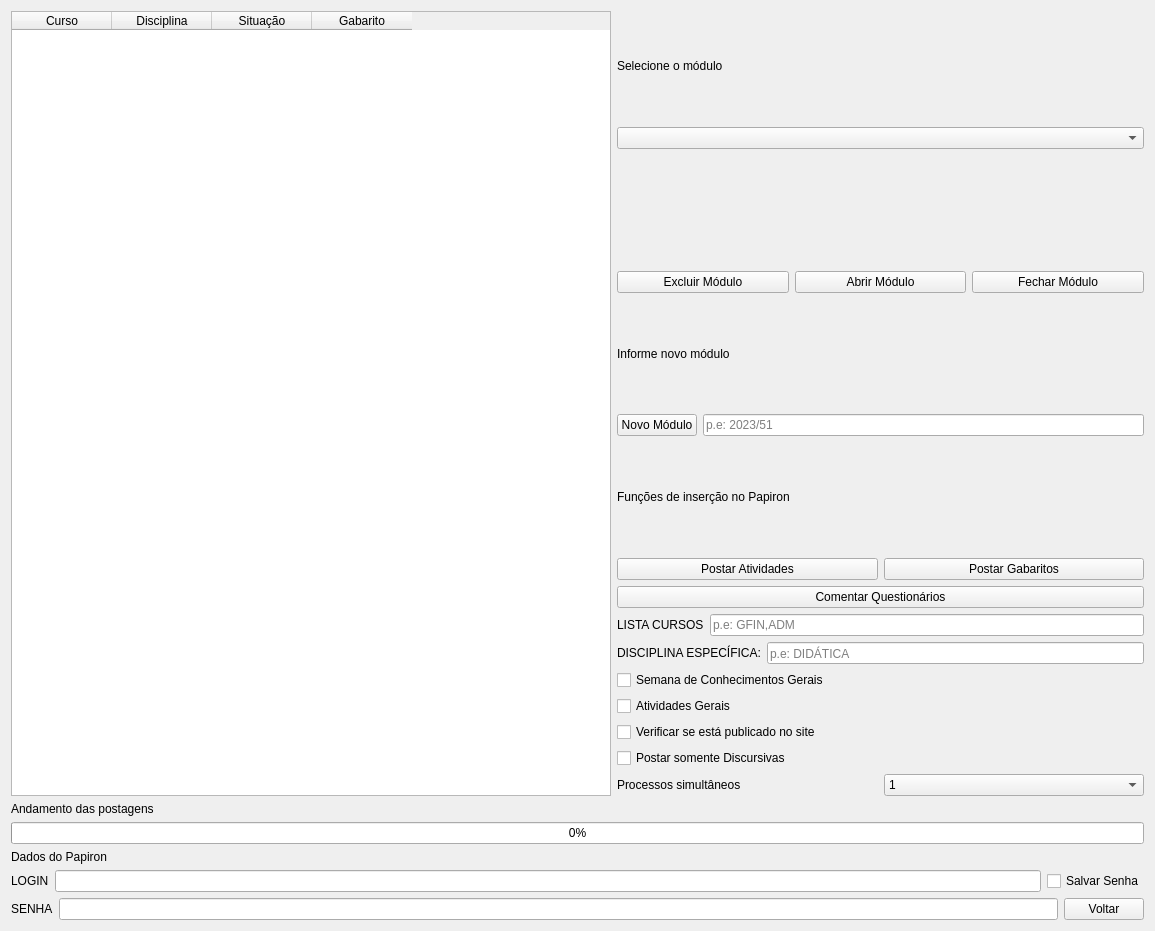
<?xml version="1.0" encoding="UTF-8"?>
<ui version="4.0">
 <class>Atividades</class>
 <widget class="QWidget" name="Atividades">
  <property name="geometry">
   <rect>
    <x>0</x>
    <y>0</y>
    <width>1155</width>
    <height>931</height>
   </rect>
  </property>
  <property name="windowTitle">
   <string>App Papiron</string>
  </property>
  <layout class="QVBoxLayout" name="work_space">
   <item>
    <layout class="QHBoxLayout" name="area_dados">
     <item>
      <layout class="QVBoxLayout" name="verticalLayout_5"/>
     </item>
     <item>
      <layout class="QHBoxLayout" name="horizontalLayout_10">
       <item>
        <layout class="QVBoxLayout" name="verticalLayout_6">
         <item>
          <widget class="QTableWidget" name="tableWidget">
           <property name="sizePolicy">
            <sizepolicy hsizetype="Expanding" vsizetype="Expanding">
             <horstretch>0</horstretch>
             <verstretch>0</verstretch>
            </sizepolicy>
           </property>
           <property name="minimumSize">
            <size>
             <width>600</width>
             <height>300</height>
            </size>
           </property>
           <column>
            <property name="text">
             <string>Curso</string>
            </property>
           </column>
           <column>
            <property name="text">
             <string>Disciplina</string>
            </property>
           </column>
           <column>
            <property name="text">
             <string>Situação</string>
            </property>
           </column>
           <column>
            <property name="text">
             <string>Gabarito</string>
            </property>
           </column>
          </widget>
         </item>
        </layout>
       </item>
      </layout>
     </item>
     <item>
      <layout class="QVBoxLayout" name="verticalLayout_2">
       <item>
        <widget class="QLabel" name="label_5">
         <property name="text">
          <string>Selecione o módulo</string>
         </property>
        </widget>
       </item>
       <item>
        <widget class="QComboBox" name="menu_modulos"/>
       </item>
       <item>
        <widget class="QLabel" name="l_situacao_modulo">
         <property name="text">
          <string/>
         </property>
        </widget>
       </item>
       <item>
        <layout class="QHBoxLayout" name="horizontalLayout_8">
         <item>
          <widget class="QPushButton" name="btn_modulo_excluir">
           <property name="text">
            <string>Excluir Módulo</string>
           </property>
          </widget>
         </item>
         <item>
          <widget class="QPushButton" name="btn_modulo_abrir">
           <property name="text">
            <string>Abrir Módulo</string>
           </property>
          </widget>
         </item>
         <item>
          <widget class="QPushButton" name="btn_modulo_fechar">
           <property name="text">
            <string>Fechar Módulo</string>
           </property>
          </widget>
         </item>
        </layout>
       </item>
       <item>
        <widget class="QLabel" name="label_6">
         <property name="text">
          <string>Informe novo módulo</string>
         </property>
        </widget>
       </item>
       <item>
        <layout class="QHBoxLayout" name="horizontalLayout_9">
         <item>
          <widget class="QPushButton" name="btn_modulo_novo">
           <property name="text">
            <string>Novo Módulo</string>
           </property>
          </widget>
         </item>
         <item>
          <widget class="QLineEdit" name="input_modulo_novo">
           <property name="placeholderText">
            <string>p.e: 2023/51</string>
           </property>
          </widget>
         </item>
        </layout>
       </item>
       <item>
        <widget class="QLabel" name="label_9">
         <property name="text">
          <string>Funções de inserção no Papiron</string>
         </property>
        </widget>
       </item>
       <item>
        <layout class="QHBoxLayout" name="horizontalLayout">
         <item>
          <widget class="QPushButton" name="btn_postar_atividades">
           <property name="text">
            <string>Postar Atividades</string>
           </property>
          </widget>
         </item>
         <item>
          <widget class="QPushButton" name="btn_gabaritos">
           <property name="text">
            <string>Postar Gabaritos</string>
           </property>
          </widget>
         </item>
        </layout>
       </item>
       <item>
        <widget class="QPushButton" name="btn_comentar_questionarios">
         <property name="text">
          <string>Comentar Questionários</string>
         </property>
        </widget>
       </item>
       <item>
        <layout class="QHBoxLayout" name="horizontalLayout_12">
         <item>
          <widget class="QLabel" name="label_11">
           <property name="text">
            <string>LISTA CURSOS</string>
           </property>
          </widget>
         </item>
         <item>
          <widget class="QLineEdit" name="input_lista_cursos">
           <property name="placeholderText">
            <string>p.e: GFIN,ADM</string>
           </property>
          </widget>
         </item>
        </layout>
       </item>
       <item>
        <layout class="QHBoxLayout" name="horizontalLayout_13">
         <item>
          <widget class="QLabel" name="label_10">
           <property name="text">
            <string>DISCIPLINA ESPECÍFICA:</string>
           </property>
          </widget>
         </item>
         <item>
          <widget class="QLineEdit" name="input_disciplina">
           <property name="placeholderText">
            <string>p.e: DIDÁTICA</string>
           </property>
          </widget>
         </item>
        </layout>
       </item>
       <item>
        <widget class="QCheckBox" name="cb_scg">
         <property name="text">
          <string>Semana de Conhecimentos Gerais</string>
         </property>
        </widget>
       </item>
       <item>
        <widget class="QCheckBox" name="cb_geral">
         <property name="text">
          <string>Atividades Gerais</string>
         </property>
        </widget>
       </item>
       <item>
        <widget class="QCheckBox" name="cb_verificar_idurl_site">
         <property name="text">
          <string>Verificar se está publicado no site</string>
         </property>
        </widget>
       </item>
       <item>
        <widget class="QCheckBox" name="cb_discursivas">
         <property name="text">
          <string>Postar somente Discursivas</string>
         </property>
        </widget>
       </item>
       <item>
        <layout class="QHBoxLayout" name="horizontalLayout_11">
         <item>
          <widget class="QLabel" name="l_processos">
           <property name="text">
            <string>Processos simultâneos</string>
           </property>
          </widget>
         </item>
         <item>
          <widget class="QComboBox" name="menu_processos">
           <item><property name="text"><string>1</string></property></item>
           <item><property name="text"><string>2</string></property></item>
           <item><property name="text"><string>3</string></property></item>
           <item><property name="text"><string>4</string></property></item>
           <item><property name="text"><string>5</string></property></item>
           <item><property name="text"><string>6</string></property></item>
           <item><property name="text"><string>7</string></property></item>
           <item><property name="text"><string>8</string></property></item>
           <item><property name="text"><string>9</string></property></item>
           <item><property name="text"><string>10</string></property></item>
          </widget>
         </item>
        </layout>
       </item>
      </layout>
     </item>
    </layout>
   </item>
   <item>
    <layout class="QHBoxLayout" name="horizontalLayout_4">
     <item>
      <layout class="QVBoxLayout" name="verticalLayout">
       <item>
        <widget class="QLabel" name="label_8">
         <property name="text">
          <string>Andamento das postagens</string>
         </property>
        </widget>
       </item>
       <item>
        <widget class="QProgressBar" name="barra_progresso_postar">
         <property name="value">
          <number>0</number>
         </property>
         <property name="textVisible">
          <bool>true</bool>
         </property>
        </widget>
       </item>
      </layout>
     </item>
    </layout>
   </item>
   <item>
    <layout class="QVBoxLayout" name="verticalLayout_4">
     <item>
      <widget class="QLabel" name="label_3">
       <property name="text">
        <string>Dados do Papiron</string>
       </property>
      </widget>
     </item>
     <item>
      <layout class="QVBoxLayout" name="verticalLayout_3">
       <item>
        <layout class="QHBoxLayout" name="horizontalLayout_3">
         <item>
          <widget class="QLabel" name="label">
           <property name="text">
            <string>LOGIN</string>
           </property>
          </widget>
         </item>
         <item>
          <widget class="QLineEdit" name="input_login"/>
         </item>
         <item>
          <widget class="QCheckBox" name="cb_salvar">
           <property name="text">
            <string>Salvar Senha</string>
           </property>
          </widget>
         </item>
        </layout>
       </item>
       <item>
        <layout class="QHBoxLayout" name="horizontalLayout_2">
         <item>
          <widget class="QLabel" name="label_2">
           <property name="text">
            <string>SENHA</string>
           </property>
          </widget>
         </item>
         <item>
          <widget class="QLineEdit" name="input_senha">
           <property name="echoMode">
            <enum>QLineEdit::Password</enum>
           </property>
          </widget>
         </item>
         <item>
          <widget class="QPushButton" name="btn_voltar">
           <property name="text">
            <string>Voltar</string>
           </property>
          </widget>
         </item>
        </layout>
       </item>
      </layout>
     </item>
    </layout>
   </item>
  </layout>
 </widget>
 <resources/>
 <connections/>
</ui>
